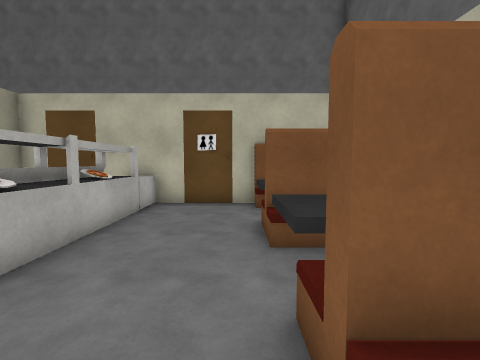
[1] (above)

13 first-person views from a walk through a 3-D level made in the Unity game engine. The camera is 1.5 m above the floor, tilts 4° down and sees 90° across. The floor is counted in squares, 1 m on a side. Each view is taken from the middle of a square. On the plan, view 1 faces up. The plan holds only what a view shows up to about 13 squares ahead; the rest is blank. The player character is not drawn. Some surface patterns are stand-ins.

[2]
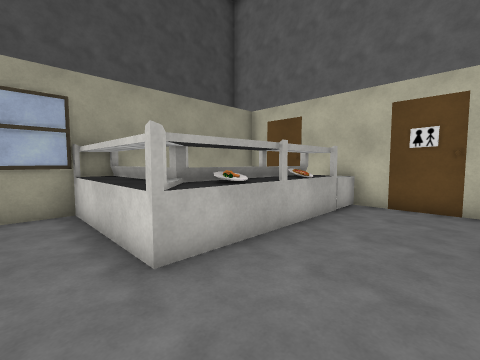

[3]
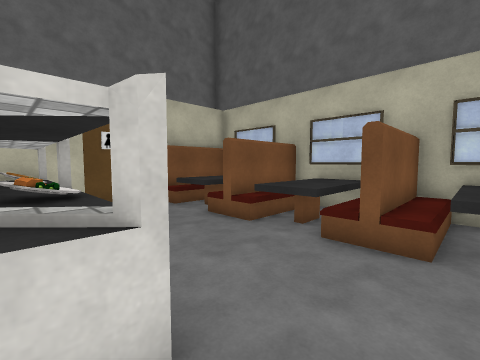

[4]
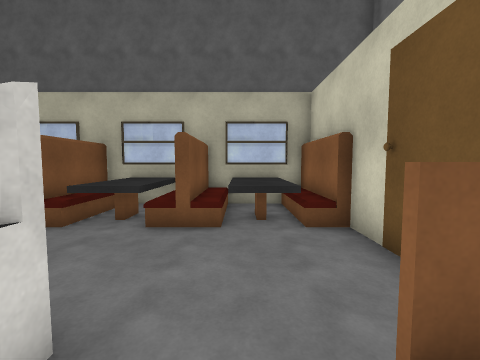

[5]
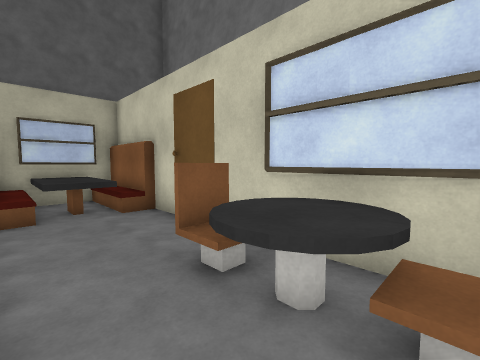

[6]
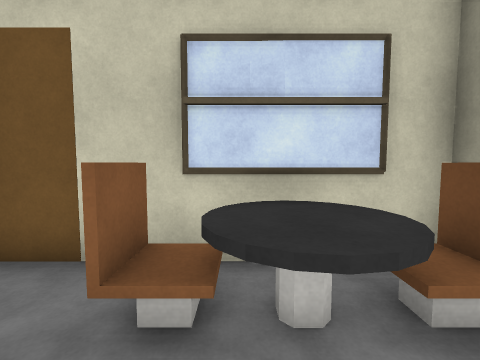

[7]
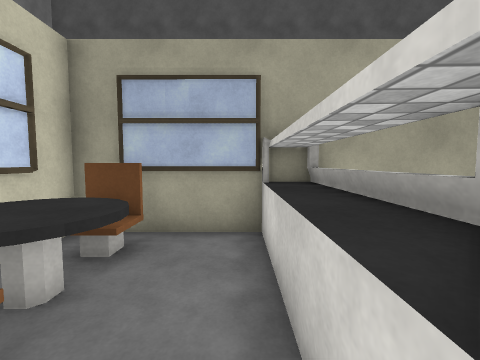

[8]
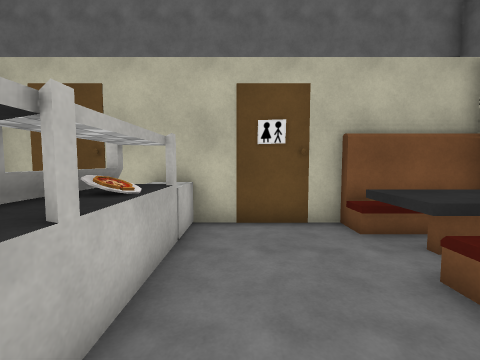

[9]
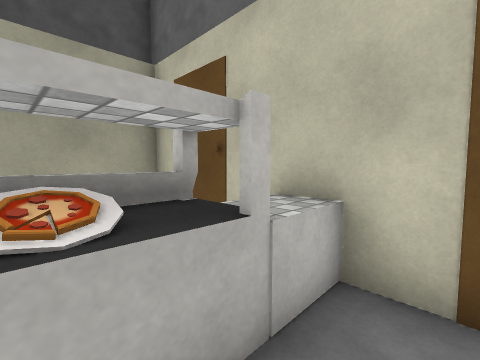

[10]
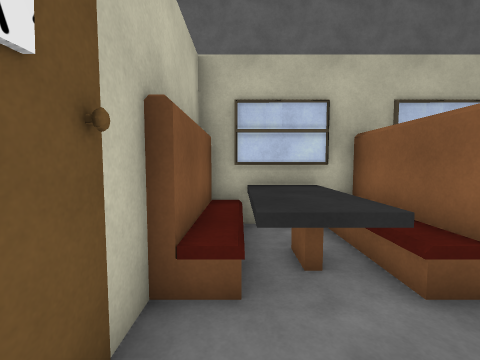

[11]
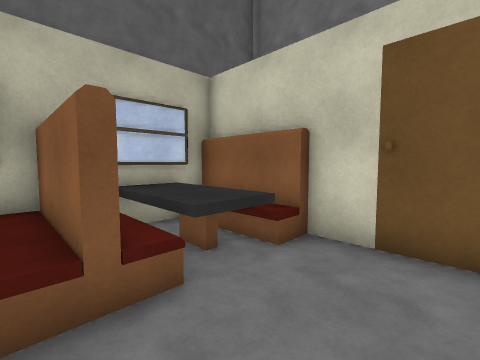

[12]
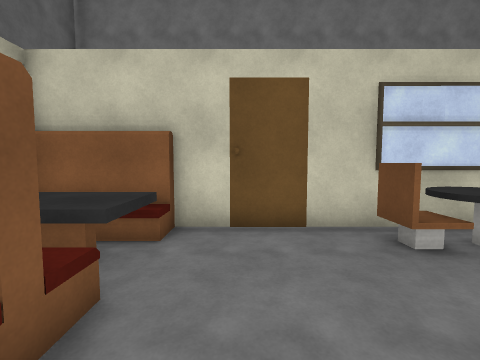

[13]
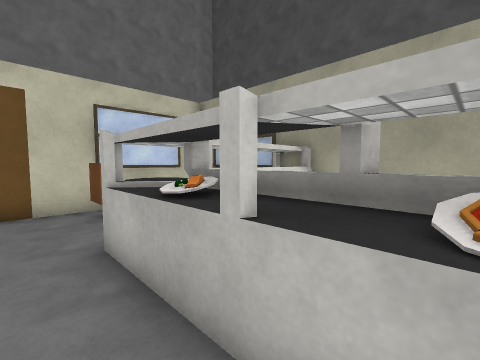

### Floor plan
Key: @ floor where view 1 was taken; # wall or solid block; x gap in a wall; . floor; = window, fence, low wall or low ledge; ^ raised ledge; O other object.
Columns run from 8 left of view 1 to 3 right of it. Each row starts with its distance up from view 1.
  9 ############
  8 #   OO...^^^
  7 #  ##=...^^^
  6 #  ##O...^^^
  5 #  ###...x^^
  4 #  ###...^^^
  3 ######...^^^
  2 #===##...^^^
  1 #........^^^
  0 #.=.....@^^^
 -1 ##==#....^^^
 -2 ##O##....^^^
 -3 #OOOO#####

Positions as (right, up) in squares from view 1, and headings:
1: (0, 0), facing up
2: (0, 0), facing up-left
3: (-4, 0), facing up-right
4: (-5, 0), facing right
5: (-7, 1), facing down-right
6: (-5, 1), facing down
7: (-3, 1), facing left
8: (-2, 3), facing up
9: (-2, 6), facing up-left
10: (-2, 8), facing right
11: (-2, 2), facing down-right
12: (-1, 3), facing down
13: (-2, 6), facing down-left
